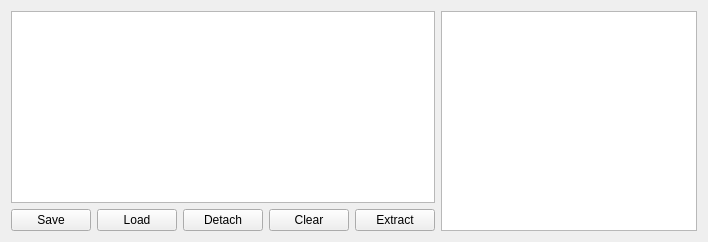
        <widget class="QWidget" name="tab_2">
         <attribute name="title">
          <string>Script Loader</string>
         </attribute>
         <layout class="QGridLayout" name="gridLayout_39">
          <item row="0" column="0">
           <layout class="QGridLayout" name="gridLayout_38">
            <item row="0" column="0">
             <widget class="CodeEditor" name="txtPlayScript_Edit">
              <property name="font">
               <font>
                <family>Consolas</family>
                <pointsize>10</pointsize>
               </font>
              </property>
             </widget>
            </item>
            <item row="1" column="0">
             <layout class="QGridLayout" name="gridLayout_8">
              <item row="0" column="2">
               <widget class="QPushButton" name="btnPlayScript_Detach">
                <property name="sizePolicy">
                 <sizepolicy hsizetype="Minimum" vsizetype="MinimumExpanding">
                  <horstretch>0</horstretch>
                  <verstretch>0</verstretch>
                 </sizepolicy>
                </property>
                <property name="maximumSize">
                 <size>
                  <width>16777215</width>
                  <height>35</height>
                 </size>
                </property>
                <property name="text">
                 <string>Detach</string>
                </property>
               </widget>
              </item>
              <item row="0" column="0">
               <widget class="QPushButton" name="btnPlayScript_Save">
                <property name="sizePolicy">
                 <sizepolicy hsizetype="Minimum" vsizetype="MinimumExpanding">
                  <horstretch>0</horstretch>
                  <verstretch>0</verstretch>
                 </sizepolicy>
                </property>
                <property name="maximumSize">
                 <size>
                  <width>16777215</width>
                  <height>35</height>
                 </size>
                </property>
                <property name="text">
                 <string>Save</string>
                </property>
               </widget>
              </item>
              <item row="0" column="3">
               <widget class="QPushButton" name="btnPlayScript_Clear">
                <property name="sizePolicy">
                 <sizepolicy hsizetype="Minimum" vsizetype="MinimumExpanding">
                  <horstretch>0</horstretch>
                  <verstretch>0</verstretch>
                 </sizepolicy>
                </property>
                <property name="maximumSize">
                 <size>
                  <width>16777215</width>
                  <height>35</height>
                 </size>
                </property>
                <property name="text">
                 <string>Clear</string>
                </property>
               </widget>
              </item>
              <item row="0" column="1">
               <widget class="QPushButton" name="btnPlayScript_Load">
                <property name="sizePolicy">
                 <sizepolicy hsizetype="Minimum" vsizetype="MinimumExpanding">
                  <horstretch>0</horstretch>
                  <verstretch>0</verstretch>
                 </sizepolicy>
                </property>
                <property name="maximumSize">
                 <size>
                  <width>16777215</width>
                  <height>35</height>
                 </size>
                </property>
                <property name="text">
                 <string>Load</string>
                </property>
               </widget>
              </item>
              <item row="0" column="5">
               <widget class="QPushButton" name="btnPlayScript_Extract">
                <property name="sizePolicy">
                 <sizepolicy hsizetype="Minimum" vsizetype="MinimumExpanding">
                  <horstretch>0</horstretch>
                  <verstretch>0</verstretch>
                 </sizepolicy>
                </property>
                <property name="maximumSize">
                 <size>
                  <width>16777215</width>
                  <height>35</height>
                 </size>
                </property>
                <property name="text">
                 <string>Extract</string>
                </property>
               </widget>
              </item>
             </layout>
            </item>
            <item row="0" column="1" rowspan="2">
             <widget class="QPlainTextEdit" name="txtPlayScript_Result">
              <property name="readOnly">
               <bool>true</bool>
              </property>
             </widget>
            </item>
           </layout>
          </item>
         </layout>
        </widget>
